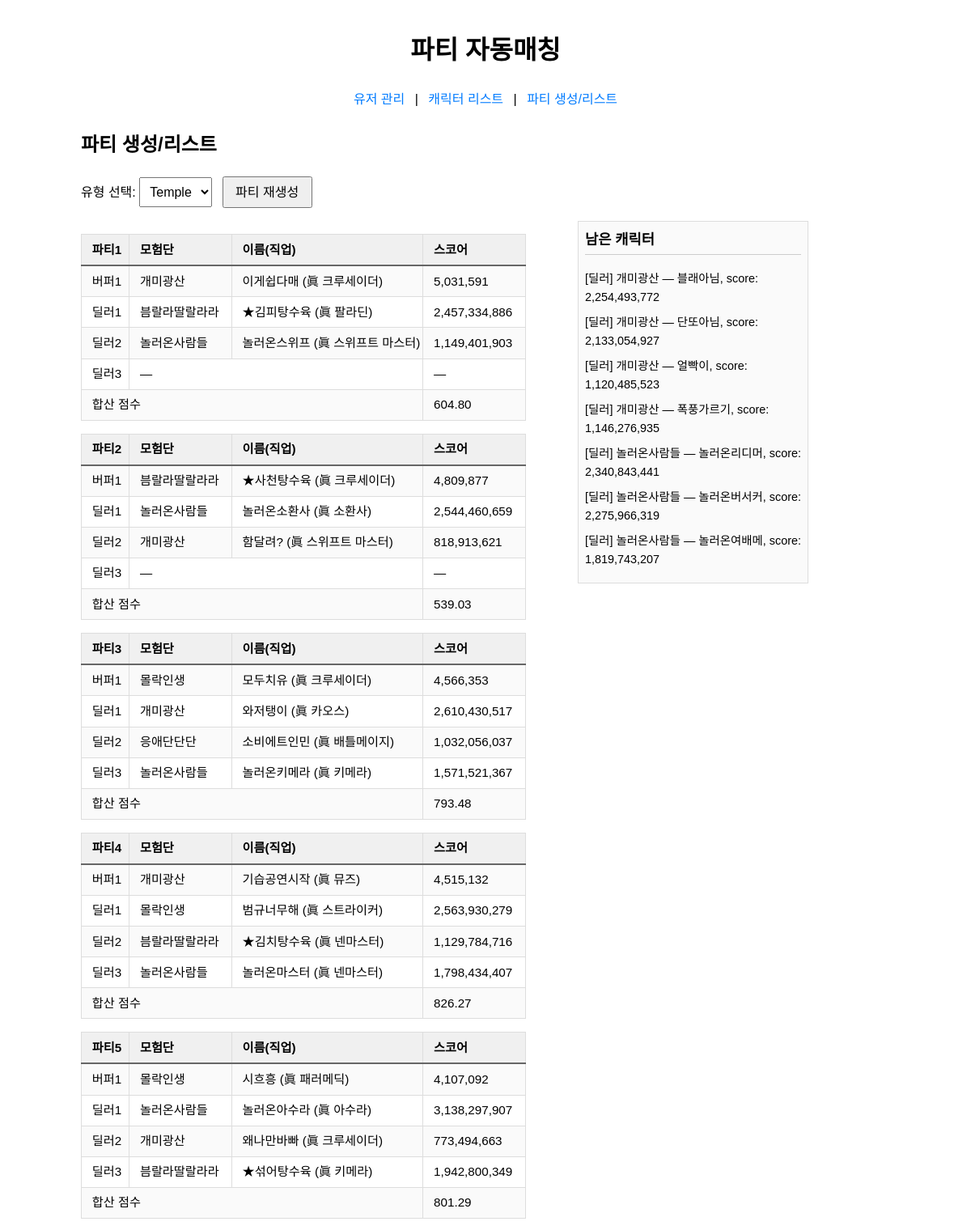
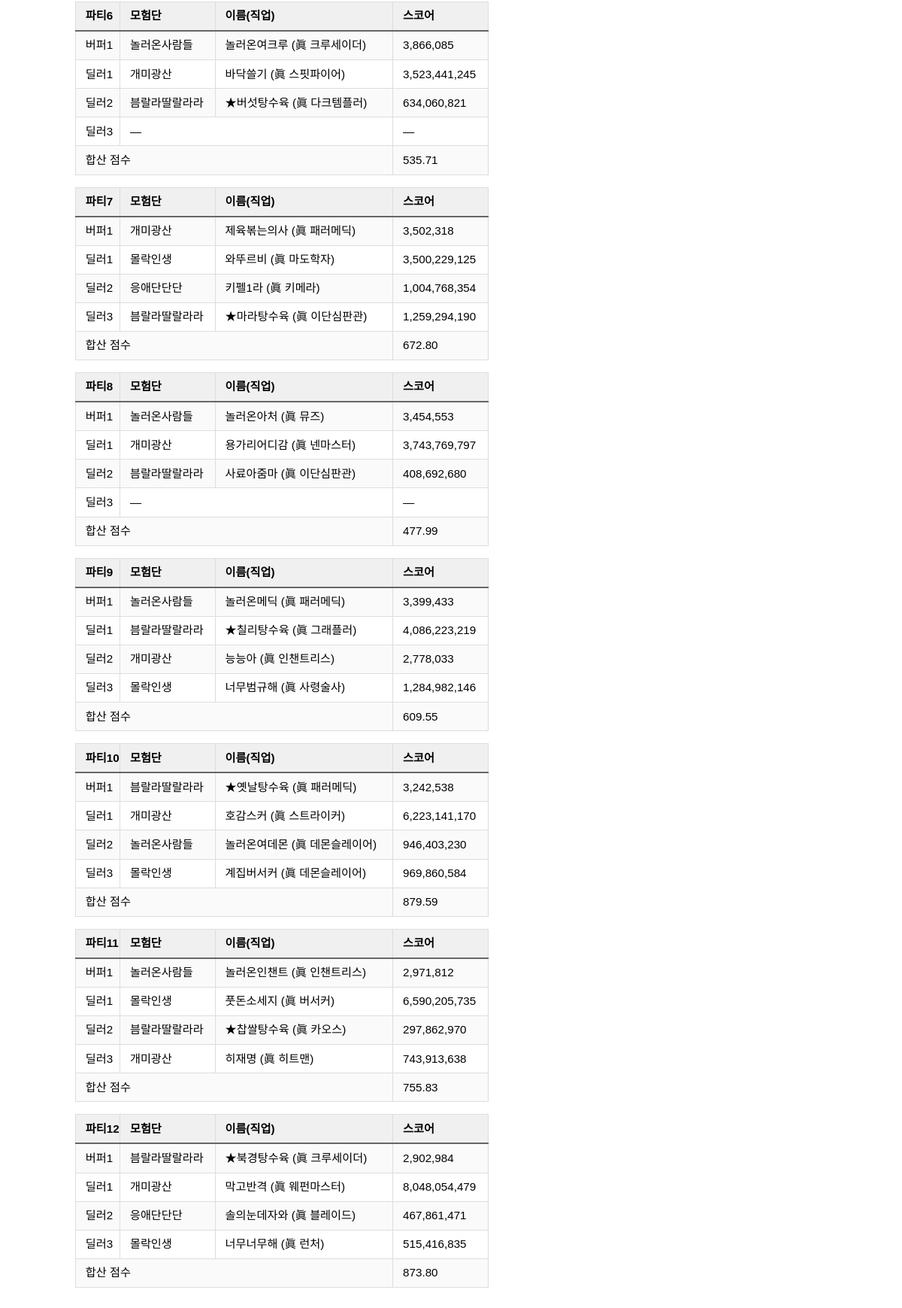
Page /party/ on the committed database (2 pictures, top to bottom).
### tables this page shows
CREATE TABLE "party" (
	"id"	INTEGER,
	"type"	TEXT,
	"buffer"	TEXT,
	"dealer1"	TEXT,
	"dealer2"	TEXT,
	"dealer3"	TEXT,
	"result"	NUMERIC,
	PRIMARY KEY("id" AUTOINCREMENT)
);

### uchsquad/blueprints/party.py (the view, shortened to what this page needs)
@party_bp.route('/', methods=['GET', 'POST'])
def list_and_generate():
    role = request.values.get('role', 'temple')
    conn = get_db_connection()
    rows = conn.execute(
        "SELECT buffer, dealer1, dealer2, dealer3, result "
        "FROM party WHERE type = ? ORDER BY id ASC",
        (role,)
    ).fetchall()
    parties = [{
        'buffer': json.loads(r['buffer']),
        'dealers': [
            json.loads(r['dealer1']) if r['dealer1'] else None,
            json.loads(r['dealer2']) if r['dealer2'] else None,
            json.loads(r['dealer3']) if r['dealer3'] else None,
        ],
        'result': r['result']
    } for r in rows]
    ab_rows = conn.execute(
        "SELECT character FROM abandonment WHERE type = ? ORDER BY id ASC",
        (role,)
    ).fetchall()
    abandoned = [json.loads(r['character']) for r in ab_rows]
    conn.close()
    return render_template(
        'party.html',
        selected=role,
        parties=parties,
        abandoned=abandoned
    )

### uchsquad/app.py (called while the page is built)
def get_db_connection():
    db_path = os.path.join(current_app.root_path, 'database', 'DB.sqlite')
    conn = sqlite3.connect(db_path)
    conn.row_factory = sqlite3.Row
    return conn

### uchsquad/templates/party.html (shortened to what this page needs)
{% extends 'base.html' %}
{% block content %}
  <h2>파티 생성/리스트</h2>
  <div style="margin-bottom:1rem;">
    <form method="get" action="" style="display:inline;">
      <label for="role-select">유형 선택:</label>
      <select id="role-select" name="role" onchange="this.form.submit()">
        <option value="temple" {% if selected=='temple' %}selected{% endif %}>Temple</option>
      </select>
    </form>
    <form method="post" action="" style="display:inline; margin-left:0.5rem;">
      <button type="submit">파티 재생성</button>
    </form>
  </div>
  {% if parties %}
    <div class="party-wrapper">
      <div class="party-list">
        {% for p in parties %}
          <table class="table-auto border">
            <colgroup>
              <col style="width: 7ch;">
              <col style="width: 15ch;">
              <col style="width: 28ch;">
              <col style="width: 15ch;">
            </colgroup>
            <thead class="bg-gray-100">
              <tr>
                <th>파티{{ loop.index }}</th>
                <th>모험단</th>
                <th>이름(직업)</th>
                <th>스코어</th>
              </tr>
            </thead>
            <tbody>
              <tr class="border-b">
                <td class="px-2 py-1">버퍼1</td>
                <td class="px-2 py-1 overflow-hidden text-ellipsis whitespace-nowrap">
                  {{ p.buffer.adventure }}
                </td>
                <td class="px-2 py-1 overflow-hidden text-ellipsis whitespace-nowrap">
                  {{ p.buffer.chara_name }} ({{ p.buffer.job }})
                </td>
                <td class="px-2 py-1 text-right">
                  {{ "{:,}".format(p.buffer.score) }}
                </td>
              </tr>
              {% for i in range(3) %}
                {% set d = p.dealers[i] %}
                <tr class="border-b">
                  <td class="px-2 py-1">딜러{{ i+1 }}</td>
                  {% if d %}
                    <td class="px-2 py-1 overflow-hidden text-ellipsis whitespace-nowrap">
                      {{ d.adventure }}
                    </td>
                    <td class="px-2 py-1 overflow-hidden text-ellipsis whitespace-nowrap">
                      {{ d.chara_name }} ({{ d.job }})
                    </td>
                    <td class="px-2 py-1 text-right">
                      {{ "{:,}".format(d.score) }}
                    </td>
                  {% else %}
                    <td class="px-2 py-1 text-center" colspan="2">—</td>
                    <td class="px-2 py-1">—</td>
                  {% endif %}
                </tr>
              {% endfor %}
              <tr class="bg-gray-100">
                <td colspan="3" class="px-2 py-1 font-semibold text-right">
                  합산 점수
                </td>
                <td class="px-2 py-1 text-right font-semibold">
                  {{ "{:.2f}".format(p.result) if p.result is not none else '—' }}
                </td>
              </tr>
            </tbody>
          </table>
        {% endfor %}
      </div>
      <div class="abandon-list">
        <h3>남은 캐릭터</h3>
        {% if abandoned %}
          <ul>
            {% for c in abandoned %}
              <li>
                [{{ '버퍼' if c.isbuffer else '딜러' }}]
                {{ c.adventure }} — {{ c.chara_name }},
                score: {{ "{:,}".format(c.score) }}
              </li>
            {% endfor %}
          </ul>
        {% else %}
          <p>남은 캐릭터가 없습니다.</p>
        {% endif %}
      </div>
    </div>
  {% else %}
    <div class="text-center text-gray-600 mt-8">
      해당 유형의 파티가 없습니다.<br>
      위에서 <strong>파티 재생성</strong> 버튼을 눌러주세요.
    </div>
  {% endif %}
{% endblock %}

### uchsquad/templates/base.html (shortened to what this page needs)
<!doctype html>
<html lang="ko">
<head>
  <link rel="stylesheet" href="{{ url_for('static', filename='style.css') }}">
</head>
<body>
  <header>
    <h1>파티 자동매칭</h1>
    <nav>
      <a href="{{ url_for('users.list_users') }}">유저 관리</a> |
      <a href="{{ url_for('characters.show_characters') }}">캐릭터 리스트</a> |
      <a href="{{ url_for('party.list_and_generate') }}">파티 생성/리스트</a>
    </nav>
  </header>
  <main>
    {% block content %}{% endblock %}
  </main>
</body>
</html>

### uchsquad/static/style.css (style rules this page uses)
body { font-family: sans-serif; max-width: 1000px; margin: 0 auto; padding: 1rem; line-height: 1.6; }
header { text-align: center; margin-bottom: 1.5rem; }
nav { margin-top: 0.5rem; }
nav a { margin: 0 0.5rem; text-decoration: none; color: #007bff; }
select { padding: 0.4rem 0.6rem; font-size: 0.9rem; }
button { padding: 0.4rem 0.8rem; font-size: 1rem; line-height: 1.2; cursor: pointer; margin-right: 0.25rem; }
.table, table { width: auto; border-collapse: collapse; font-size: 0.9rem; margin-top: 1rem; }
th, td { border: 1px solid #ddd; padding: 0.4rem 0.8rem; text-align: left; white-space: nowrap; }
thead th { background-color: #f0f0f0; border-bottom: 2px solid #666; }
tbody tr:nth-child(odd) { background-color: #fafafa; }
@media (min-width: 1024px) and (max-width: 1919px) { body { max-width: 1000px; padding: 1rem; } }
@media (min-width: 1024px) and (max-width: 1919px) { button { padding: 0.5rem 0.9rem; font-size: 1rem; margin-right: 0.4rem; } }
@media (min-width: 1024px) and (max-width: 1919px) { select { padding: 0.5rem; font-size: 1rem; } }
@media (min-width: 1024px) and (max-width: 1919px) { table { font-size: 0.95rem; } }

### uchsquad/templates/party.html (style rules this page uses)
.party-wrapper { display: flex; align-items: flex-start; gap: 2rem; }
.party-list { flex: 0 0 auto; }
.party-list table { width: 65ch; table-layout: fixed; margin-bottom: 1rem; }
.abandon-list { flex: 0 0 30ch; margin-left: 2rem; position: sticky; top: 1rem; max-height: calc(100vh - 6rem); overflow-y: auto; padding: 0.5rem; border: 1px solid #ddd; background: #fafafa; }
.abandon-list h3 { margin-top: 0; font-size: 1.1rem; border-bottom: 1px solid #ccc; padding-bottom: 0.25rem; }
.abandon-list ul { list-style: none; padding: 0; margin: 0.5rem 0; }
.abandon-list li { margin-bottom: 0.5rem; font-size: 0.9rem; }

### rows in the picture
party: buffer.adventure "개미광산", buffer.chara_name "이게쉽다매", buffer.job "眞 크루세이더", buffer.score "5,031,591", i "1" "2" "3", adventure "븜랄라딸랄라라" "놀러온사람들", chara_name "★김피탕수육" "놀러온스위프", job "眞 팔라딘" "眞 스위프트 마스터", score "2,457,334,886" "1,149,401,903", result "604.80"
party: buffer.adventure "븜랄라딸랄라라", buffer.chara_name "★사천탕수육", buffer.job "眞 크루세이더", buffer.score "4,809,877", i "1" "2" "3", adventure "놀러온사람들" "개미광산", chara_name "놀러온소환사" "함달려?", job "眞 소환사" "眞 스위프트 마스터", score "2,544,460,659" "818,913,621", result "539.03"
party: buffer.adventure "몰락인생", buffer.chara_name "모두치유", buffer.job "眞 크루세이더", buffer.score "4,566,353", i "1" "2" "3", adventure "개미광산" "응애단단단" "놀러온사람들", chara_name "와저탱이" "소비에트인민" "놀러온키메라", job "眞 카오스" "眞 배틀메이지" "眞 키메라", score "2,610,430,517" "1,032,056,037" "1,571,521,367", result "793.48"
party: buffer.adventure "개미광산", buffer.chara_name "기습공연시작", buffer.job "眞 뮤즈", buffer.score "4,515,132", i "1" "2" "3", adventure "몰락인생" "븜랄라딸랄라라" "놀러온사람들", chara_name "범규너무해" "★김치탕수육" "놀러온마스터", job "眞 스트라이커" "眞 넨마스터" "眞 넨마스터", score "2,563,930,279" "1,129,784,716" "1,798,434,407", result "826.27"
party: buffer.adventure "몰락인생", buffer.chara_name "시흐흥", buffer.job "眞 패러메딕", buffer.score "4,107,092", i "1" "2" "3", adventure "놀러온사람들" "개미광산" "븜랄라딸랄라라", chara_name "놀러온아수라" "왜나만바빠" "★섞어탕수육", job "眞 아수라" "眞 크루세이더" "眞 키메라", score "3,138,297,907" "773,494,663" "1,942,800,349", result "801.29"
party: buffer.adventure "놀러온사람들", buffer.chara_name "놀러온여크루", buffer.job "眞 크루세이더", buffer.score "3,866,085", i "1" "2" "3", adventure "개미광산" "븜랄라딸랄라라", chara_name "바닥쓸기" "★버섯탕수육", job "眞 스핏파이어" "眞 다크템플러", score "3,523,441,245" "634,060,821", result "535.71"
party: buffer.adventure "개미광산", buffer.chara_name "제육볶는의사", buffer.job "眞 패러메딕", buffer.score "3,502,318", i "1" "2" "3", adventure "몰락인생" "응애단단단" "븜랄라딸랄라라", chara_name "와뚜르비" "키펠1라" "★마라탕수육", job "眞 마도학자" "眞 키메라" "眞 이단심판관", score "3,500,229,125" "1,004,768,354" "1,259,294,190", result "672.80"
party: buffer.adventure "놀러온사람들", buffer.chara_name "놀러온아처", buffer.job "眞 뮤즈", buffer.score "3,454,553", i "1" "2" "3", adventure "개미광산" "븜랄라딸랄라라", chara_name "용가리어디감" "사료아줌마", job "眞 넨마스터" "眞 이단심판관", score "3,743,769,797" "408,692,680", result "477.99"
party: buffer.adventure "놀러온사람들", buffer.chara_name "놀러온메딕", buffer.job "眞 패러메딕", buffer.score "3,399,433", i "1" "2" "3", adventure "븜랄라딸랄라라" "개미광산" "몰락인생", chara_name "★칠리탕수육" "능능아" "너무범규해", job "眞 그래플러" "眞 인챈트리스" "眞 사령술사", score "4,086,223,219" "2,778,033" "1,284,982,146", result "609.55"
party: buffer.adventure "븜랄라딸랄라라", buffer.chara_name "★옛날탕수육", buffer.job "眞 패러메딕", buffer.score "3,242,538", i "1" "2" "3", adventure "개미광산" "놀러온사람들" "몰락인생", chara_name "호감스커" "놀러온여데몬" "계집버서커", job "眞 스트라이커" "眞 데몬슬레이어" "眞 데몬슬레이어", score "6,223,141,170" "946,403,230" "969,860,584", result "879.59"
party: buffer.adventure "놀러온사람들", buffer.chara_name "놀러온인챈트", buffer.job "眞 인챈트리스", buffer.score "2,971,812", i "1" "2" "3", adventure "몰락인생" "븜랄라딸랄라라" "개미광산", chara_name "풋돈소세지" "★찹쌀탕수육" "히재명", job "眞 버서커" "眞 카오스" "眞 히트맨", score "6,590,205,735" "297,862,970" "743,913,638", result "755.83"
party: buffer.adventure "븜랄라딸랄라라", buffer.chara_name "★북경탕수육", buffer.job "眞 크루세이더", buffer.score "2,902,984", i "1" "2" "3", adventure "개미광산" "응애단단단" "몰락인생", chara_name "막고반격" "솔의눈데자와" "너무너무해", job "眞 웨펀마스터" "眞 블레이드" "眞 런처", score "8,048,054,479" "467,861,471" "515,416,835", result "873.80"

### other values in the picture
{{ '버퍼' if c.isbuffer else '딜러' }} "딜러" "딜러" "딜러" "딜러" "딜러" "딜러" "딜러"
{{ c.adventure }} "개미광산" "개미광산" "개미광산" "개미광산" "놀러온사람들" "놀러온사람들" "놀러온사람들"
{{ c.chara_name }} "블래아님" "단또아님" "얼빡이" "폭풍가르기" "놀러온리디머" "놀러온버서커" "놀러온여배메"
{{ "{:,}".format(c.score) }} "2,254,493,772" "2,133,054,927" "1,120,485,523" "1,146,276,935" "2,340,843,441" "2,275,966,319" "1,819,743,207"
